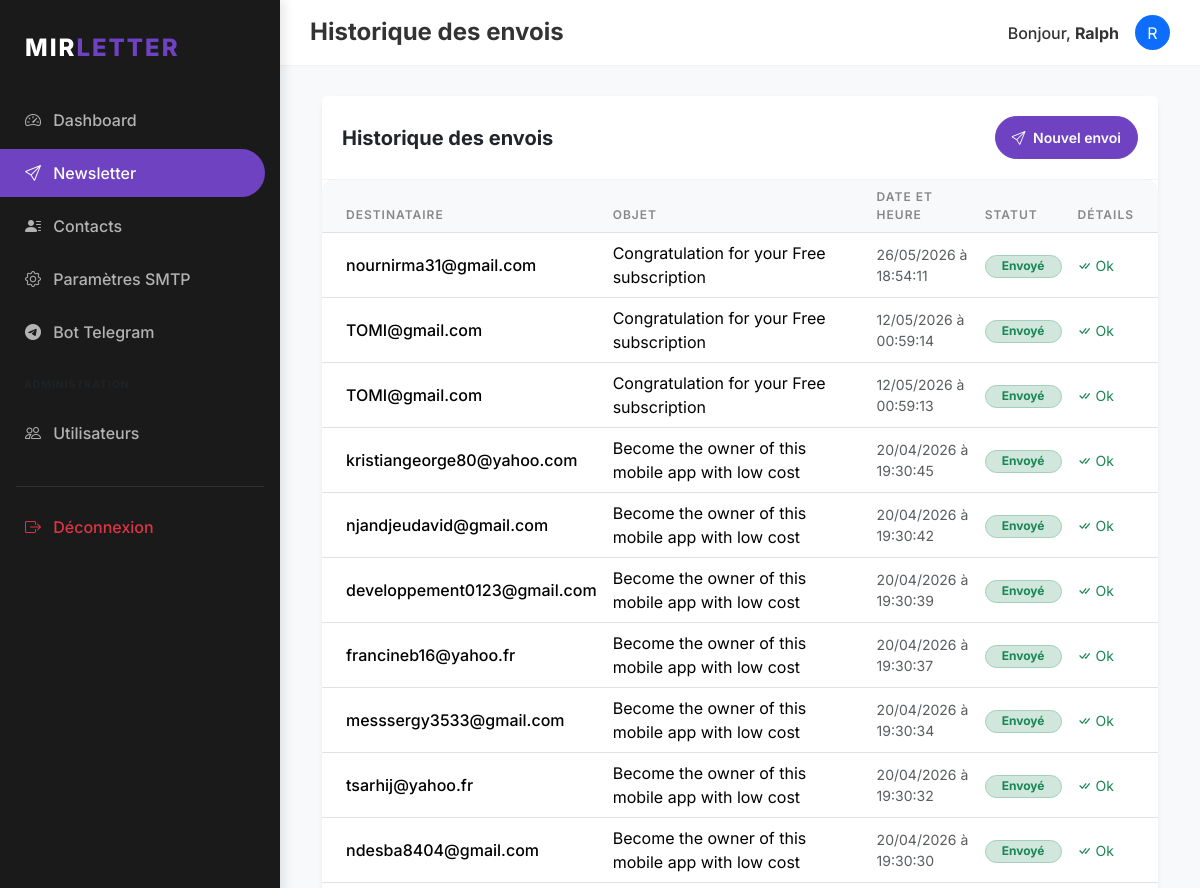
Page /newsletter/history (signed in, upper part) on the earlier database version.
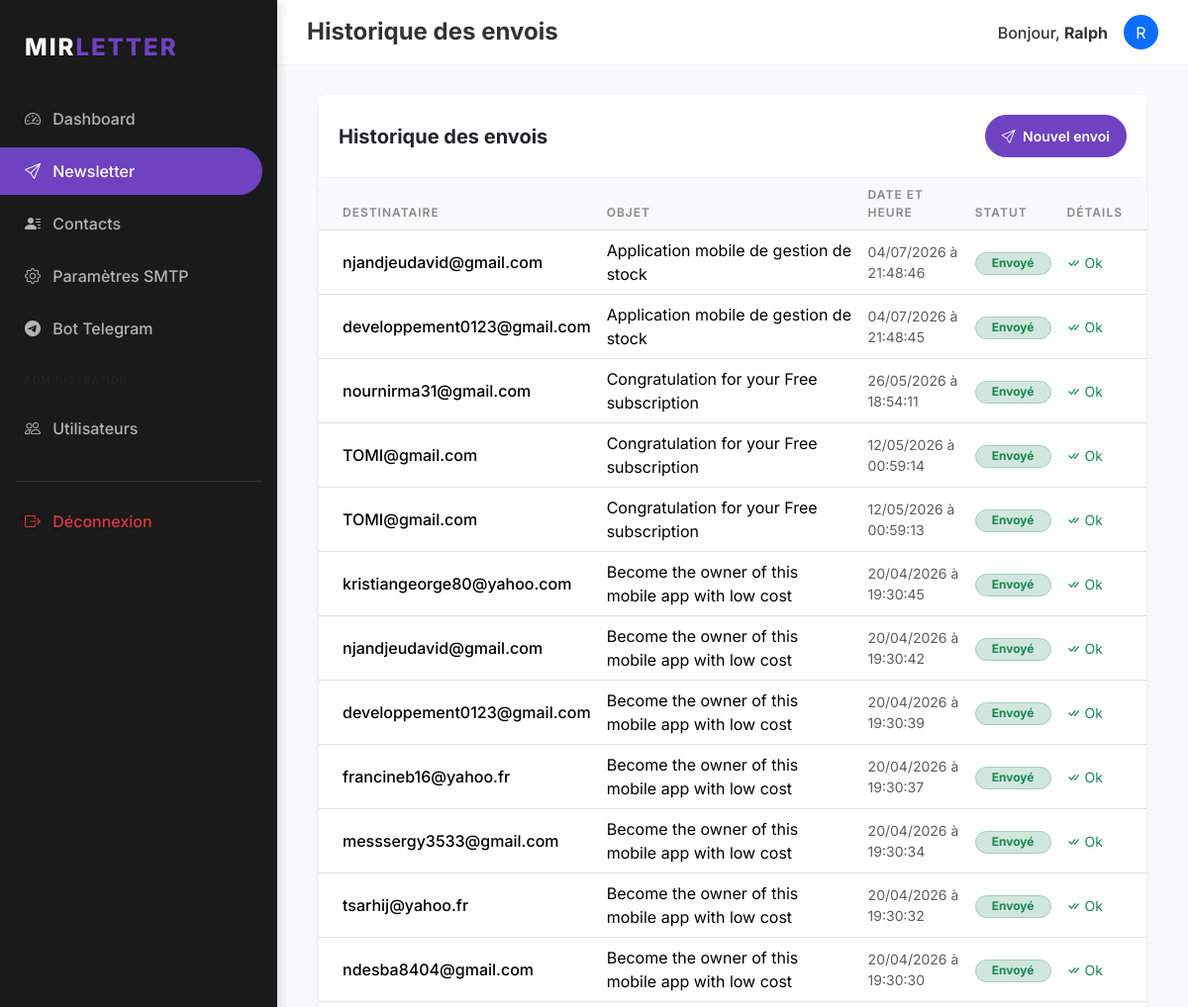
Same page on the later database version.
### models/user.py (models this page shows, shortened)
class User(db.Model, UserMixin):
    __tablename__ = 'users'
    id = db.Column(db.Integer, primary_key=True)
    username = db.Column(db.String(64), unique=True, nullable=False, index=True)
    password_hash = db.Column(db.String(128), nullable=False)
    role = db.Column(db.String(20), default='user') # 'superadmin' or 'user'
    telegram_chat_id = db.Column(db.String(64), unique=True, nullable=True, index=True)
    telegram_link_code = db.Column(db.String(32), unique=True, nullable=True)
    smtp_configs = db.relationship('SMTPConfig', backref='user', lazy='dynamic', cascade='all, delete-orphan')
    contacts = db.relationship('Contact', backref='owner', lazy='dynamic', cascade='all, delete-orphan')
    groups = db.relationship('Group', backref='owner', lazy='dynamic', cascade='all, delete-orphan')
    sent_emails = db.relationship('SentEmail', backref='user', lazy='dynamic', cascade='all, delete-orphan')

### models/history.py (models this page shows, shortened)
class SentEmail(db.Model):
    __tablename__ = 'sent_emails'
    id = db.Column(db.Integer, primary_key=True)
    user_id = db.Column(db.Integer, db.ForeignKey('users.id'), nullable=False)
    subject = db.Column(db.String(256), nullable=False)
    recipient = db.Column(db.String(120), nullable=False)
    status = db.Column(db.String(20), nullable=False) # 'success', 'failed'
    error_message = db.Column(db.Text)
    timestamp = db.Column(db.DateTime, index=True, default=datetime.utcnow)

### routes/newsletter.py (the view)
@newsletter.route('/history')
@login_required
def history():
    history = SentEmail.query.filter_by(user_id=current_user.id).order_by(SentEmail.timestamp.desc()).all()
    return render_template('newsletter/history.html', title='Historique des envois', history=history)

### models/user.py (called while the page is built)
@login_manager.user_loader
def load_user(user_id):
    return User.query.get(int(user_id))

### templates/newsletter/history.html (shortened to what this page needs)
{% extends "base.html" %}
{% block content %}
<div class="card border-0 shadow-sm">
    <div class="card-header bg-white d-flex justify-content-between align-items-center">
        <h5 class="m-0 fw-bold">Historique des envois</h5>
        <a href="{{ url_for('newsletter.compose') }}" class="btn btn-primary btn-sm rounded-pill px-3">
            <i class="bi bi-send me-1"></i> Nouvel envoi
        </a>
    </div>
    <div class="card-body p-0">
        <div class="table-responsive">
            <table class="table table-hover align-middle mb-0">
                <thead>
                    <tr>
                        <th class="ps-4">Destinataire</th>
                        <th>Objet</th>
                        <th>Date et Heure</th>
                        <th>Statut</th>
                        <th class="pe-4">Détails</th>
                    </tr>
                </thead>
                <tbody>
                    {% for item in history %}
                    <tr>
                        <td class="ps-4 fw-medium">{{ item.recipient }}</td>
                        <td>{{ item.subject }}</td>
                        <td class="small text-muted">{{ item.timestamp.strftime('%d/%m/%Y à %H:%M:%S') }}</td>
                        <td>
                            {% if item.status == 'success' %}
                            <span class="badge bg-success-subtle text-success border border-success-subtle rounded-pill px-3">Envoyé</span>
                            {% else %}
                            <span class="badge bg-danger-subtle text-danger border border-danger-subtle rounded-pill px-3">Échec</span>
                            {% endif %}
                        </td>
                        <td class="pe-4">
                            {% if item.error_message %}
                            <button type="button" class="btn btn-sm btn-outline-danger"
                                    data-bs-toggle="popover"
                                    title="Erreur d'envoi"
                                    data-bs-content="{{ item.error_message }}">
                                <i class="bi bi-info-circle"></i>
                            </button>
                            {% else %}
                            <span class="text-success small"><i class="bi bi-check-all"></i> Ok</span>
                            {% endif %}
                        </td>
                    </tr>
                    {% endfor %}
                </tbody>
            </table>
        </div>
    </div>
</div>
{% endblock %}

### templates/base.html (shortened to what this page needs)
<!DOCTYPE html>
<html lang="fr">
<head>
    {{ bootstrap.load_css() }}
    <link rel="stylesheet" href="{{ url_for('static', filename='css/style.css') }}">
    <link rel="stylesheet" href="https://cdn.jsdelivr.net/npm/bootstrap-icons@1.11.1/font/bootstrap-icons.css">
</head>
<body>
    {% if current_user.is_authenticated %}
    <div class="sidebar">
        <div class="sidebar-brand">
            MIR<span>LETTER</span>
        </div>
        <nav class="nav flex-column">
            <a class="nav-link {{ 'active' if request.endpoint == 'main.dashboard' }}" href="{{ url_for('main.dashboard') }}">
                <i class="bi bi-speedometer2 me-2"></i> Dashboard
            </a>
            <a class="nav-link {{ 'active' if 'newsletter' in request.endpoint }}" href="{{ url_for('newsletter.compose') }}">
                <i class="bi bi-send me-2"></i> Newsletter
            </a>
            <a class="nav-link {{ 'active' if 'contacts' in request.endpoint }}" href="{{ url_for('contacts.list_contacts') }}">
                <i class="bi bi-person-lines-fill me-2"></i> Contacts
            </a>
            <a class="nav-link {{ 'active' if 'settings' in request.endpoint and 'telegram' not in request.endpoint }}" href="{{ url_for('settings.list_smtp') }}">
                <i class="bi bi-gear me-2"></i> Paramètres SMTP
            </a>
            <a class="nav-link {{ 'active' if 'telegram' in request.endpoint }}" href="{{ url_for('settings.telegram') }}">
                <i class="bi bi-telegram me-2"></i> Bot Telegram
            </a>
            {% if current_user.role == 'superadmin' %}
            <div class="px-4 py-3 text-uppercase small fw-bold text-muted" style="font-size: 0.65rem; letter-spacing: 1px;">Administration</div>
            <a class="nav-link {{ 'active' if 'admin' in request.endpoint }}" href="{{ url_for('admin.list_users') }}">
                <i class="bi bi-people me-2"></i> Utilisateurs
            </a>
            {% endif %}
            <hr class="mx-3 border-secondary opacity-25 mt-4">
            <a class="nav-link text-danger" href="{{ url_for('auth.logout') }}">
                <i class="bi bi-box-arrow-right me-2"></i> Déconnexion
            </a>
        </nav>
    </div>
    <nav class="top-navbar d-flex justify-content-between align-items-center">
        <h4 class="m-0 fw-bold">{{ title }}</h4>
        <div class="user-info d-flex align-items-center">
            <span class="me-3 fw-medium">Bonjour, <strong>{{ current_user.username }}</strong></span>
            <div class="bg-primary rounded-circle d-flex align-items-center justify-content-center text-white" style="width: 35px; height: 35px;">
                {{ current_user.username[0].upper() }}
            </div>
        </div>
    </nav>
    {% endif %}
    <div class="{% if current_user.is_authenticated %}main-content{% endif %}">
        <div class="container-fluid">
            {% block content %}{% endblock %}
        </div>
    </div>
</body>
</html>

### static/css/style.css (style rules this page uses)
:root { --primary-color: #6f42c1; --secondary-color: #8a2be2; --dark-bg: #1a1a1a; --darker-bg: #121212; --light-text: #ffffff; --gray-text: #b3b3b3; --sidebar-width: 280px; }
body { font-family: 'Inter', -apple-system, BlinkMacSystemFont, "Segoe UI", Roboto, sans-serif; background-color: #f8f9fa; color: #333; }
.sidebar { position: fixed; top: 0; bottom: 0; left: 0; z-index: 100; width: var(--sidebar-width); padding: 20px 0; background-color: var(--dark-bg); color: var(--light-text); box-shadow: 4px 0 10px rgba(0,0,0,0.1); }
.sidebar .nav-link { color: var(--gray-text); padding: 12px 25px; font-weight: 500; border-radius: 0 50px 50px 0; margin-right: 15px; margin-bottom: 5px; transition: all 0.3s; }
.sidebar .nav-link.active { color: var(--light-text); background-color: var(--primary-color); }
.sidebar-brand { padding: 10px 25px 30px; font-size: 1.5rem; font-weight: 800; letter-spacing: 2px; color: var(--light-text); text-transform: uppercase; }
.sidebar-brand span { color: var(--primary-color); }
.main-content { margin-left: var(--sidebar-width); padding: 30px; }
.card { border: none; border-radius: 12px; box-shadow: 0 5px 15px rgba(0,0,0,0.05); margin-bottom: 25px; }
.card-header { background-color: transparent; border-bottom: 1px solid rgba(0,0,0,0.05); padding: 20px; font-weight: 700; }
.btn-primary { background-color: var(--primary-color); border-color: var(--primary-color); padding: 10px 25px; border-radius: 8px; font-weight: 600; }
.top-navbar { margin-left: var(--sidebar-width); background-color: white; padding: 15px 30px; border-bottom: 1px solid rgba(0,0,0,0.05); }
.table { border-radius: 10px; overflow: hidden; }
.table thead th { background-color: #f8f9fa; border-top: none; font-weight: 600; text-transform: uppercase; font-size: 0.75rem; letter-spacing: 1px; color: #888; }

Differences in the rows shown:
added SentEmail: recipient "njandjeudavid@gmail.com", subject "Application mobile de gestion de stock", timestamp "04/07/2026 à 21:48:46", status "Envoyé", shows "Ok"
added SentEmail: recipient "developpement0123@gmail.com", subject "Application mobile de gestion de stock", timestamp "04/07/2026 à 21:48:45", status "Envoyé", shows "Ok"
